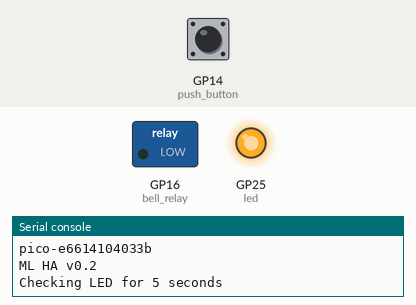
Recording of a program running on a simulated Raspberry Pi Pico running MicroPython. On the bench: switched loads named in the program (green lamp = pin HIGH), output pins drawn as LEDs (lit = HIGH), the last lines printed to the serial console. Inputs (shaded band) come from the test bench; at power-on: GP14 (push_button) LOW. WiFi joins after 1.5 s; no MQTT or app messages arrive unless stated; library files of the repository ran but are not shown: secrets.py.

Above: at 0.1 s.
At 8.3 s:
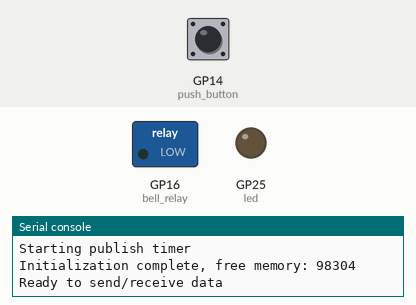
8.4 s: GP14 (push_button) pulled HIGH for 1 s
At 10.9 s:
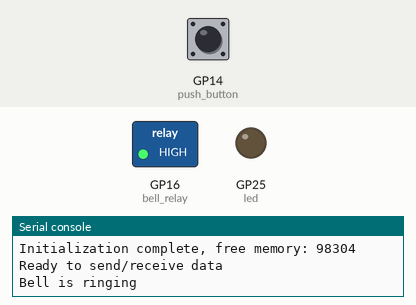
11.4 s: GP14 (push_button) pulled HIGH for 3.2 s
Timing chart, 0 to 19.0 s (numbered marks = the images above; inputs shaded):
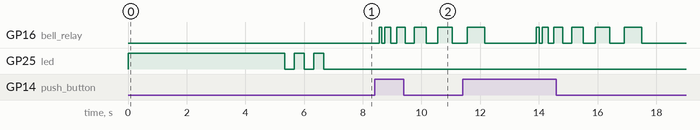

The program:

main.py
```python
import json
from secrets import wifi_SSID, wifi_password, mqtt_server, mqtt_port, mqtt_user, mqtt_password
from makerlab.mlha import MLHA
from machine import Pin
import time
import gc

# Pins definition ===================================
button_pin = 14 # GPIO pin for the push button
relay_pin = 16 # GPIO pin for the bell relay

push_button = None  # Push button interrupt handler
bell_relay = None # Bell relay object
mlha = None # WiFi, MQTT and HomeAssistant library

# Functions =========================================
def parse_message(is_pressed=False):
    extracted_data = {"doorbell": is_pressed,
                      "mldoorbell_connection": True}

    return extracted_data


# Publishes the config for the sensors to Homeassistant
def setup_config():
    mlha.publish_config("doorbell", "Doorbell", "binary_sensor", "occupancy", expire_after = 140)
    mlha.publish_config("mldoorbell_connection", "MLDoorBell Connection", "binary_sensor", "connectivity", expire_after = 140)

def button_pressed(pin=None):
    if mlha is None:
        push_button.irq(trigger=Pin.IRQ_RISING, handler=None)
    if false_protection_check() == False:
        print("False press detected")
        return
    print("Bell is ringing")
    # Publish status
    if mlha is not None:
        mlha.publish_status(parse_message(True))
    # Start bell
    ring_bell()
    # Delay for 1 second
    time.sleep(1)
    # Stop bell
    bell_relay.value(0)
    if mlha is not None:
        mlha.publish_status(parse_message())
    else:
        push_button.irq(trigger=Pin.IRQ_RISING, handler=button_pressed)

def ring_bell():
    for i in range(0, 7):
        bell_relay.value(1)
        time.sleep_ms(100 * i)
        bell_relay.value(0)
        time.sleep_ms(100 * i)

# False press check, check if the button is being pressed constantly for 0.150 seconds
def false_protection_check():
    start_time = time.ticks_ms()
    while (time.ticks_diff(time.ticks_ms(), start_time) < 150):
        if push_button.value() == 0:
            return False
    return True

# Main =============================================
# Initialise push button and its interrupt
print("Initializing push button")
push_button = Pin(button_pin, Pin.IN, Pin.PULL_DOWN)
push_button.irq(trigger=Pin.IRQ_RISING, handler=button_pressed)

# Initialise Relay
print("Initializing relay")
bell_relay = Pin(relay_pin, Pin.OUT)
bell_relay.value(0)

# Initialize main component (WiFi, MQTT and HomeAssistant)
mlha = MLHA(wifi_SSID, wifi_password, mqtt_server, mqtt_port, mqtt_user, mqtt_password)
mlha.set_device_name("MakerLab_Doorbell")
mlha.set_enable_temp_sensor(True)

print("Connected to MQTT broker")

# Publish config for sensors
print("Publishing config to Homeassistant")
setup_config()

print("Starting publish timer")
mlha.publish("system/status", "online", retain=True)
mlha.publish_status(parse_message())
print("Initialization complete, free memory: " + str(gc.mem_free()))
print("Ready to send/receive data")
# Disable interrupt
push_button.irq(trigger=Pin.IRQ_RISING, handler=None)

# Main loop
last_update = 0
while True:
    try:
        if time.ticks_diff(time.ticks_ms(), last_update) > 120000: # 2 minutes
            mlha.check_mqtt_msg()
            last_update = time.ticks_ms()
            mlha.publish_status(parse_message())
            mlha.update_temp_sensor()
        # Make sure relay is off
        if bell_relay.value() == 1:
            bell_relay.value(0)
        # Check if button is pressed
        if push_button.value() == 1:
            button_pressed()
    except Exception as ex:
        print("error: " + str(ex))
        machine.reset()
```

mlha.py
```python
import json
import ubinascii
import network
from umqtt.robust2 import MQTTClient
import machine
from machine import Timer, Pin, ADC
import time

class MLHA:
    def __init__(self, wifi_ssid, wifi_password, mqtt_server, mqtt_port=1883, mqtt_user=None, mqtt_password=None, mqtt_keepalive=1800):
        self.wifi_ssid = wifi_ssid
        self.wifi_password = wifi_password
        self.mqtt_server = mqtt_server
        self.mqtt_port = mqtt_port
        self.mqtt_user = mqtt_user
        self.mqtt_password = mqtt_password
        self.mqtt_keepalive = mqtt_keepalive

        self.pico_id = "pico-" + ubinascii.hexlify(machine.unique_id()).decode()
        self.led = Pin("LED", Pin.OUT)
        self.wlan = network.WLAN(network.STA_IF)
        self.mqtt = MQTTClient(self.pico_id, mqtt_server, mqtt_port, mqtt_user, mqtt_password, keepalive=mqtt_keepalive)

        self.device_name = "ML HA Generic Device"
        self.enable_temp_sensor = False
        self.temp_sensor = False
        self.last_temp = 0

        self.mqtt_callback = None
        self.error_count = 0 # Used to keep track of the number of errors in case of a network failure
        # While the following bug is being worked on https://github.com/micropython/micropython/issues/9505, error_count is used to work around the issue

        # Start Initialization
        print(self.pico_id)
        print("ML HA v0.2")

        # Check if LED works
        print("Checking LED for 5 seconds")
        self.led.on()
        time.sleep(5)

        # Initialise Wifi
        print("Initializing WiFi")
        self.connectWifi()

        # Initialise MQTT
        print("Initializing MQTT")
        self.connectMQTT()

        # Start connection watchdog
        print("Starting watchdog")
        self.watchdog = Timer()
        self.watchdog.init(period=2500, mode=Timer.PERIODIC, callback=self.watchdog_cb)
        print("ML HA Initialized")

    def toggle_led(self, t):
        self.led.toggle()

    def connectWifi(self):
        # STA_IF = station interface, AP_IF = Access Point interface
        self.wlan.active(True)
        self.wlan.connect(self.wifi_ssid, self.wifi_password)

        # Wait for connect, fail after 30 seconds
        max_wait = 30
        # Checking Wi-Fi before continuing
        tim = Timer()
        tim.init(freq=3, mode=Timer.PERIODIC, callback=self.toggle_led)
        while self.wlan.status() != 3:
            print("Waiting, wlan status " + str(self.wlan.status()))
            max_wait -= 1
            if max_wait == 0:
                print("Failed to connect to WiFi")
                machine.reset()
            time.sleep(1)
        print("Connected, wlan status " + str(self.wlan.status()))
        status = self.wlan.ifconfig()
        print('connected as ' + status[0])
        tim.deinit()
        self.led.off()

    def watchdog_cb(self, t):
        # If there is a connection issue for 10 seconds, we reset the Pico
        if self.error_count > 10:
            print("MQTT connection lost, resetting")
            machine.reset()
        if self.mqtt.is_conn_issue():
            print("MQTT connection issue, count: " + str(self.error_count))
            self.error_count += 1
            self.mqtt.disconnect()
            self.mqtt.reconnect()
            self.mqtt.resubscribe()
        else:
            self.error_count = 0

    def connectMQTT(self):
        self.mqtt.set_last_will(self.pico_id + "/system/status", "offline", retain=True)
        self.mqtt.connect()
        # Print diagnostic messages when retries/reconnects happens
        self.mqtt.DEBUG = True
        # Information whether we store unsent messages with the flag QoS==0 in the queue.
        self.mqtt.KEEP_QOS0 = False
        # Option, limits the possibility of only one unique message being queued.
        self.mqtt.NO_QUEUE_DUPS = True
        # Limit the number of unsent messages in the queue.
        self.mqtt.MSG_QUEUE_MAX = 5
        # Sets the callback function for the MQTTClient object.
        self.mqtt.set_callback(self.sub_cb)

    def sub_cb(self, topic, msg, retained, duplicate):
        self.led.on()
        print("Received message on topic " + (topic).decode() + "( " + str(retained) + "|" + str(duplicate) + " )" + ": " + (msg).decode())
        if self.mqtt_callback is not None:
            self.mqtt_callback((topic).decode().replace(self.pico_id+"/", ''), msg, retained, duplicate)
        self.led.off()

    def set_callback(self, callback):
        self.mqtt_callback = callback

    def subscribe(self, topic, absolute=False):
        if absolute:
            self.mqtt.subscribe(topic)
        else:
            self.mqtt.subscribe(self.pico_id + "/" + topic)

    def publish(self, topic, msg, retain=False):
        self.mqtt.publish(b""+self.pico_id + "/" + topic, msg, retain)

    def set_device_name(self, name):
        self.device_name = name

    def set_enable_temp_sensor(self, bool):
        self.enable_temp_sensor = bool

    def update_temp_sensor(self):
        if self.enable_temp_sensor:
            if not self.temp_sensor:
                self.temp_sensor = machine.ADC(4)
                self.publish_config(self.device_name + "_temperature", self.device_name + " Temperature", device_class="temperature", unit_of_measurement="C", state_class="measurement", state_topic="/"+self.device_name + "_temperature", expire_after=300)
            temp_voltage = self.temp_sensor.read_u16() * (3.3 / 65535)
            temp_celsius = round((27 - (temp_voltage - 0.706) / 0.001721), 2)
            if self.last_temp != temp_celsius:
                self.last_temp = temp_celsius
                self.publish(self.device_name + "_temperature" + "/state", str(temp_celsius))

    # Discovery packet for Homeassistant
    def publish_config(self, discovery_topic, name, device_type="sensor", device_class=None, unit_of_measurement=None, state_class=None, state_topic="", expire_after=60):
        print("Publishing discovery packet for " + name)
        config_payload = {
            "name": name,
            "state_topic": self.pico_id + state_topic + "/state",
            "availability": [
                {
                    "topic": self.pico_id + "/system/status",
                    "payload_available": "online",
                    "payload_not_available": "offline"
                }
            ],
            "device": {
                "identifiers": self.pico_id,
                "name": self.device_name,
                "manufacturer": "MakerLab",
                "model": "RPI Pico W MLHA",
                "sw_version": "0.2",
                "connections": [ ["ip", self.wlan.ifconfig()[0]], ["mac", ubinascii.hexlify(self.wlan.config('mac')).decode()] ]
            },
            "unique_id": self.pico_id + "-" + discovery_topic,
            "device_class": device_class,
            "value_template": "{{ value_json." + discovery_topic + " }}",
            "unit_of_measurement": unit_of_measurement,
            "state_class": state_class,
            "expire_after": expire_after
        }

        if state_topic != "":
            del config_payload["value_template"]

        if device_class is None:
            del config_payload["device_class"]
        if unit_of_measurement is None:
            del config_payload["unit_of_measurement"]
        if state_class is None:
            del config_payload["state_class"]

        if device_type == "binary_sensor":
            config_payload["payload_on"] = True
            config_payload["payload_off"] = False
            if device_class == "connectivity":
                config_payload["entity_category"] = "diagnostic"

        if device_type == "switch":
            config_payload["command_topic"] = self.pico_id + "/switch/toggle/" + discovery_topic
            config_payload["payload_on"] = True
            config_payload["payload_off"] = False
            config_payload["state_on"] = True
            config_payload["state_off"] = False
            config_payload["icon"] = "mdi:power"

        self.mqtt.publish("homeassistant/" + device_type + "/" + self.pico_id + "/" + discovery_topic + "/config", json.dumps(config_payload), retain=True)

    def publish_status(self, status_data):
        self.led.on()
        if not self.mqtt.is_keepalive():
            # Dont do anything if we are not connected
            print("MQTT not connected, skipping")
            return
        stringified_data = json.dumps(status_data)
        self.mqtt.publish(self.pico_id + "/system/status", "online", retain=True)
        self.mqtt.publish(self.pico_id + "/state", stringified_data)
        self.led.off()

    def check_mqtt_msg(self):
        try:
            # Do nothing if the connection is not established, the timer will handle reconnection
            if self.mqtt.is_keepalive():
                self.mqtt.check_msg() # needed when publish(qos=1), ping(), subscribe()
                self.mqtt.send_queue() # needed when using the caching capabilities for unsent messages
        except Exception as ex:
            print("error: " + str(ex))
            machine.reset()
```

Measured:
- after the input at 8.4 s, GP16 (bell_relay): LOW → HIGH after 0.15 s, → LOW 0.10 s later, → HIGH 0.10 s later, → LOW 0.20 s later, … (10 changes in this stretch)
